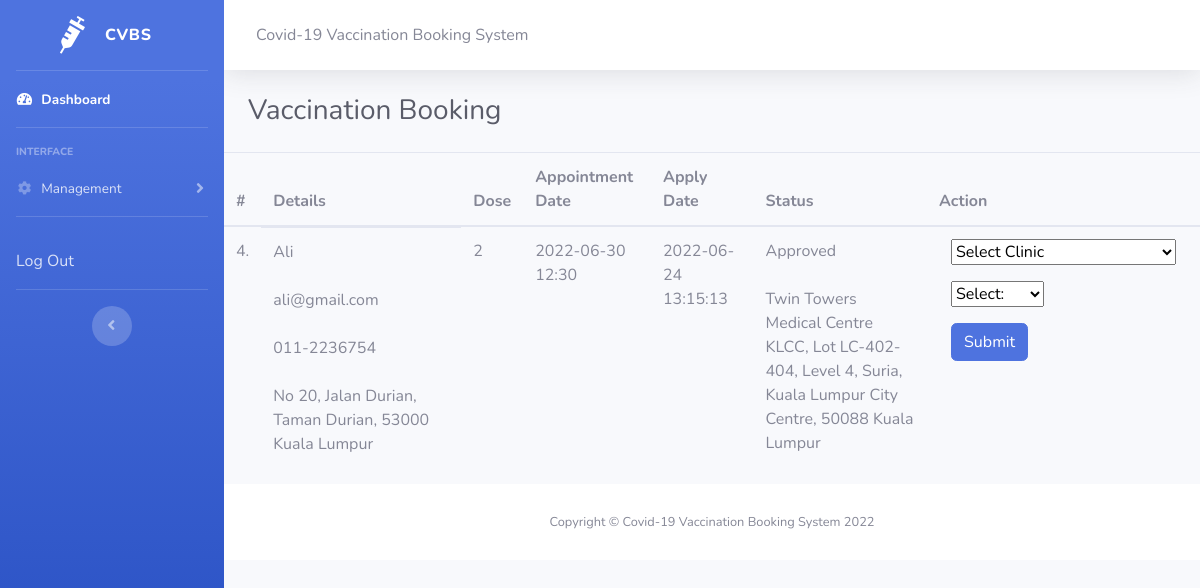
The app's page /admin/vaccination.php (signed in) with its own data.
### tables this page shows
CREATE TABLE `vaccinationappointment` (
  `id` int(120) NOT NULL,
  `userid` int(120) NOT NULL,
  `name` varchar(120) NOT NULL,
  `phoneNumber` varchar(120) NOT NULL,
  `email` varchar(120) NOT NULL,
  `address` varchar(120) NOT NULL,
  `state` varchar(120) NOT NULL,
  `clinic` varchar(120) DEFAULT NULL,
  `num_dose` int(120) NOT NULL,
  `appointmentDate` varchar(120) DEFAULT NULL,
  `appointmentTime` varchar(120) DEFAULT NULL,
  `applyDate` varchar(120) DEFAULT current_timestamp(),
  `status` varchar(120) DEFAULT NULL
);

CREATE TABLE `clinic` (
  `clinic_id` int(120) NOT NULL,
  `clinic_name` varchar(120) NOT NULL,
  `contact` varchar(120) NOT NULL,
  `clinic_address` varchar(120) NOT NULL,
  `state` varchar(120) NOT NULL
);

### admin/vaccination.php (the view, shortened to what this page needs)
<?php
include_once('includes/config.php');
?>
<!DOCTYPE html>
<html lang="en">
<head>
    <link href="vendor/fontawesome-free/css/all.min.css" rel="stylesheet" type="text/css">
    <link href="css/sb-admin-2.min.css" rel="stylesheet">
</head>
<body id="page-top">
    <div id="wrapper">
        <ul class="navbar-nav bg-gradient-primary sidebar sidebar-dark accordion" id="accordionSidebar">
            <a class="sidebar-brand d-flex align-items-center justify-content-center" href="index.html">
                <div class="sidebar-brand-icon rotate-n-15">
                    <i class="fas fa-syringe"></i>
                </div>
                <div class="sidebar-brand-text mx-3">CVBS</div>
            </a>
            <hr class="sidebar-divider my-0">
            <li class="nav-item active">
                <a class="nav-link" href="index.php">
                    <i class="fas fa-fw fa-tachometer-alt"></i>
                    <span>Dashboard</span></a>
            </li>
            <hr class="sidebar-divider">
            <div class="sidebar-heading">
                Interface
            </div>
            <li class="nav-item">
                <a class="nav-link collapsed" href="#" data-toggle="collapse" data-target="#collapseTwo" aria-expanded="true" aria-controls="collapseTwo">
                    <i class="fas fa-fw fa-cog"></i>
                    <span>Management</span>
                </a>
            </li>
            <hr class="sidebar-divider d-none d-md-block">
            <li class="nav-item">
                <a class="nav-link collapsed" href="../mainPage/index.html">
                    Log Out
                </a>
            </li>
            <hr class="sidebar-divider d-none d-md-block">
            <div class="text-center d-none d-md-inline">
                <button class="rounded-circle border-0" id="sidebarToggle"></button>
            </div>
        </ul>
        <div id="content-wrapper" class="d-flex flex-column">
            <div id="content">
                <nav class="navbar navbar-expand navbar-light bg-white topbar mb-4 static-top shadow">
                    <div class="d-none d-sm-inline-block form-inline mr-auto ml-md-3 my-2 my-md-0 mw-100 navbar-search">
                        Covid-19 Vaccination Booking System
                    </div>
                </nav>
                <div class="container-fluid">
                    <div class="d-sm-flex align-items-center justify-content-between mb-4">
                        <h1 class="h3 mb-0 text-gray-800">Vaccination Booking</h1>
                    </div>
                </div>
                <table class="table table-hover" id="sample-table-1">
                    <thead>
                        <tr>
                            <th class="center">#</th>
                            <th>Details</th>
                            <th>Dose </th>
                            <th>Appointment Date </th>
                            <th>Apply Date </th>
                            <th>Status </th>
                            <th>Action </th>
                        </tr>
                    </thead>
                    <?php
                    $sql = mysqli_query($con, "select * from vaccinationappointment order by id desc");
                    $cnt = 1;
                    while ($row = mysqli_fetch_array($sql)) {
                        $status = $row['status'];
                        if ($status == "Cancel" || $status == "Rejected" || $status == "Done") {
                        } else {
                    ?>
                            <tbody>
                                <tr>
                                    <td class="center">
                                        <?php echo $cnt; ?>.
                                    </td>
                                    <td class="col_width">
                                        <?php echo $row['name']; ?>
                                        <br><br>
                                        <?php echo $row['email']; ?>
                                        <br><br>
                                        <?php echo $row['phoneNumber']; ?>
                                        <br><br>
                                        <?php echo $row['address']; ?>
                                    </td>
                                    <td>
                                        <?php echo $row['num_dose']; ?>
                                    </td>
                                    <td>
                                        <?php echo $row['appointmentDate'];
                                        echo $row['appointmentTime']; ?>
                                    </td>
                                    <td>
                                        <?php echo $row['applyDate']; ?>
                                    </td>
                                    <td>
                                        <?php echo $row['status']; ?>
                                        <br><br>
                                        <?php echo $row['clinic']; ?>
                                        <br>
                                        <?php $ret = mysqli_query($con, "select * from clinic");
                                        while ($rows = mysqli_fetch_array($ret)) {
                                            if ($rows['clinic_name'] == $row['clinic']) {
                                                echo $rows['clinic_address'];
                                            }
                                        }
                                        ?>
                                    </td>
                                    <td>
                                        <div class="visible-md visible-lg hidden-sm hidden-xs">
                                            <form action="vaccination.php" method="post">
                                                <div class="col-md-6 form-group mt-3 mt-md-0">
                                                    <select name="clinic" id="clinic" required="required">
                                                        <option value="">Select Clinic</option>
                                                    </select>
                                                </div>
                                                <div class="col-md-6 form-group mt-3 mt-md-0">
                                                    <select name="action" required>
                                                        <option value="">Select:</option>
                                                    </select>
                                                </div>
                                                <div class="col-md-6 form-group mt-3 mt-md-0">
                                                    <input type="submit" class="btn btn-primary" name="submit" value="Submit">
                                                </div>
                                            </form>
                                        </div>
                                    </td>
                                </tr>
                        <?php }
                        $cnt = $cnt + 1;
                    } ?>
                            </tbody>
                </table>
                <footer class="sticky-footer bg-white">
                    <div class="container my-auto">
                        <div class="copyright text-center my-auto">
                            <span>Copyright &#169; Covid-19 Vaccination Booking System 2022</span>
                        </div>
                    </div>
                </footer>
            </div>
        </div>
</body>
</html>

### admin/vaccination.php (style rules this page uses)
.col_width { display: block; width: 200px; }

### records on screen
vaccinationappointment: name "Ali", email "ali@gmail.com", phoneNumber "011-2236754", address "No 20, Jalan Durian, Taman Durian, 53000 Kuala Lumpur", num_dose "2", appointmentDate "2022-06-30", appointmentTime "12:30", applyDate "2022-06-24 13:15:13", status "Approved", clinic "Twin Towers Medical Centre"
clinic: clinic_address "KLCC, Lot LC-402-404, Level 4, Suria, Kuala Lumpur City Centre, 50088 Kuala Lumpur"
